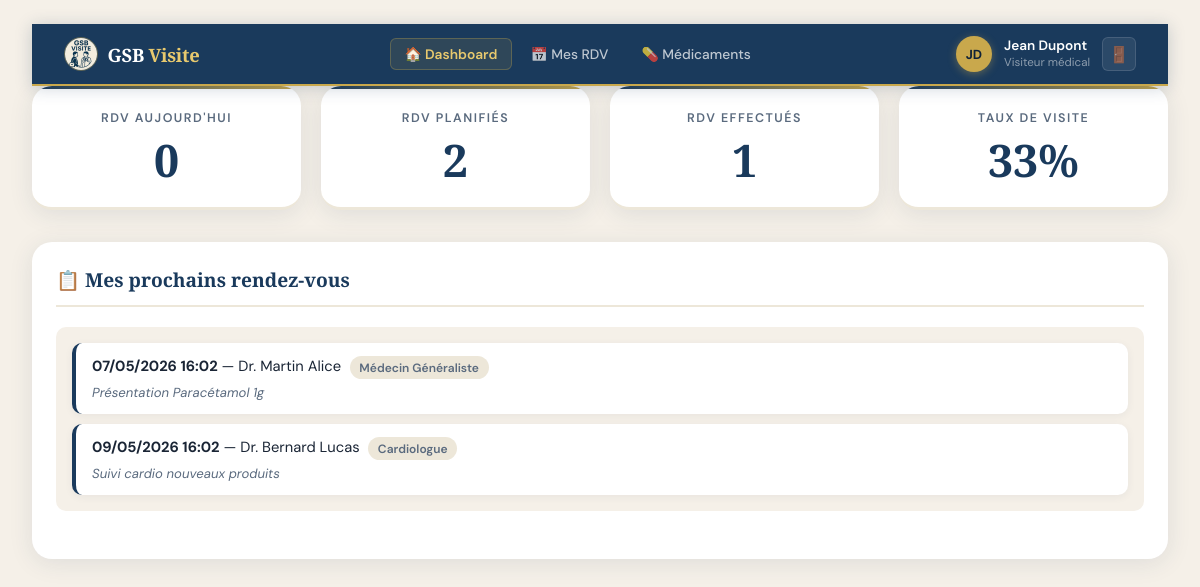
Page /index.php (signed in) on the committed database.
### tables this page shows
CREATE TABLE utilisateurs (
    id             INT AUTO_INCREMENT PRIMARY KEY,
    nom            VARCHAR(50)  NOT NULL,
    prenom         VARCHAR(50)  NOT NULL,
    email          VARCHAR(100) NOT NULL UNIQUE,
    mot_de_passe   VARCHAR(255) NOT NULL,
    role           ENUM('visiteur','delegue','chef') DEFAULT 'visiteur',
    region_id      INT NULL,
    responsable_id INT NULL,
    actif          TINYINT(1) DEFAULT 1,
    cree_le        TIMESTAMP DEFAULT CURRENT_TIMESTAMP,
    FOREIGN KEY (region_id)      REFERENCES regions(id)      ON DELETE SET NULL,
    FOREIGN KEY (responsable_id) REFERENCES utilisateurs(id) ON DELETE SET NULL
);

CREATE TABLE rendez_vous (
    id               INT AUTO_INCREMENT PRIMARY KEY,
    utilisateur_id   INT NOT NULL,
    professionnel_id INT NOT NULL,
    date_rdv         DATETIME NOT NULL,
    statut           ENUM('planifié','effectué','annulé') DEFAULT 'planifié',
    notes            TEXT,
    compte_rendu     TEXT,
    cree_le          TIMESTAMP DEFAULT CURRENT_TIMESTAMP,
    FOREIGN KEY (utilisateur_id)   REFERENCES utilisateurs(id)   ON DELETE CASCADE,
    FOREIGN KEY (professionnel_id) REFERENCES professionnels(id) ON DELETE CASCADE
);

CREATE TABLE professionnels (
    id        INT AUTO_INCREMENT PRIMARY KEY,
    code      VARCHAR(10)  NOT NULL UNIQUE,
    nom       VARCHAR(50)  NOT NULL,
    prenom    VARCHAR(50)  NOT NULL,
    metier    VARCHAR(100) NOT NULL,
    ville     VARCHAR(100) NOT NULL,
    adresse   TEXT,
    telephone VARCHAR(20),
    email     VARCHAR(150),
    region_id INT NULL,
    FOREIGN KEY (region_id) REFERENCES regions(id) ON DELETE SET NULL
);

### public/config.php (called while the page is built, shortened)
<?php
try {
    $pdo = new PDO(
        "mysql:host=" . DB_HOST . ";dbname=" . DB_NAME . ";charset=utf8mb4",
        DB_USER,
        DB_PASS,
        [
            PDO::ATTR_ERRMODE            => PDO::ERRMODE_EXCEPTION,
            PDO::ATTR_DEFAULT_FETCH_MODE => PDO::FETCH_ASSOC,
            PDO::ATTR_EMULATE_PREPARES   => false,
            PDO::MYSQL_ATTR_INIT_COMMAND => "SET NAMES utf8mb4"
        ]
    );
} catch (PDOException $e) {
    die("Erreur de connexion : " . $e->getMessage());
}
function isLoggedIn(): bool {
    return isset($_SESSION['user_id']);
}
function getCurrentUser(): ?array {
    global $pdo;
    $stmt = $pdo->prepare("SELECT u.*, r.nom as region_nom FROM utilisateurs u LEFT JOIN regions r ON u.region_id = r.id WHERE u.id = ?");
    $stmt->execute([$_SESSION['user_id']]);
    return $stmt->fetch() ?: null;
}
?>

### public/index.php (the view, shortened to what this page needs)
<?php
require_once __DIR__ . '/config.php';
$uid  = $_SESSION['user_id'];
$role = $_SESSION['user_role'] ?? 'visiteur';
if ($role === 'chef') {
    $nbVisiteurs      = $pdo->query("SELECT COUNT(*) FROM utilisateurs WHERE role='visiteur'")->fetchColumn();
    $nbDelegues       = $pdo->query("SELECT COUNT(*) FROM utilisateurs WHERE role='delegue'")->fetchColumn();
    $nbProfessionnels = $pdo->query("SELECT COUNT(*) FROM professionnels")->fetchColumn();
    $nbMedicaments    = $pdo->query("SELECT COUNT(*) FROM medicaments")->fetchColumn();
    $nbRdvTotal       = $pdo->query("SELECT COUNT(*) FROM rendez_vous")->fetchColumn();
    $nbRdvEffectues   = $pdo->query("SELECT COUNT(*) FROM rendez_vous WHERE statut='effectué'")->fetchColumn();
    $tauxGlobal       = $nbRdvTotal > 0 ? round($nbRdvEffectues / $nbRdvTotal * 100) : 0;
    $rdvAVenir = $pdo->query("
        SELECT r.*, p.nom as prof_nom, p.prenom as prof_prenom, p.metier,
               u.nom as vis_nom, u.prenom as vis_prenom
        FROM rendez_vous r
        JOIN professionnels p ON r.professionnel_id = p.id
        JOIN utilisateurs u ON r.utilisateur_id = u.id
        WHERE r.statut='planifié' AND r.date_rdv >= NOW()
        ORDER BY r.date_rdv ASC LIMIT 8
    ")->fetchAll();
} else {
    $stmt = $pdo->prepare("SELECT COUNT(*) FROM rendez_vous WHERE utilisateur_id=? AND statut='planifié'");
    $stmt->execute([$uid]); $nbPlanifies = $stmt->fetchColumn();
    $stmt = $pdo->prepare("SELECT COUNT(*) FROM rendez_vous WHERE utilisateur_id=? AND DATE(date_rdv)=CURDATE()");
    $stmt->execute([$uid]); $nbRdvAujourdhui = $stmt->fetchColumn();
    $stmt = $pdo->prepare("SELECT COUNT(*) FROM rendez_vous WHERE utilisateur_id=? AND statut='effectué'");
    $stmt->execute([$uid]); $nbEffectues = $stmt->fetchColumn();
    $stmt = $pdo->prepare("SELECT COUNT(*) FROM rendez_vous WHERE utilisateur_id=?");
    $stmt->execute([$uid]); $nbTotal = $stmt->fetchColumn();
    $tauxVisite = $nbTotal > 0 ? round($nbEffectues/$nbTotal*100) : 0;
    $stmt = $pdo->prepare("
        SELECT r.*, p.nom as prof_nom, p.prenom as prof_prenom, p.metier
        FROM rendez_vous r
        JOIN professionnels p ON r.professionnel_id=p.id
        WHERE r.utilisateur_id=? AND r.statut='planifié' AND r.date_rdv>=NOW()
        ORDER BY r.date_rdv ASC LIMIT 5
    ");
    $stmt->execute([$uid]); $rdvAVenir = $stmt->fetchAll();
}
?>
<!DOCTYPE html>
<html lang="fr">
<head>
    <link rel="stylesheet" href="style.css">
</head>
<body>
<div class="container">
    <?php include __DIR__ . '/header.php'; ?>
    <div class="stats-grid">
        <?php if ($role === 'chef'): ?>
            <div class="stat-card"><h3>Délégués</h3><div class="value"><?= $nbDelegues ?></div></div>
            <div class="stat-card"><h3>Visiteurs</h3><div class="value"><?= $nbVisiteurs ?></div></div>
            <div class="stat-card"><h3>Professionnels</h3><div class="value"><?= $nbProfessionnels ?></div></div>
            <div class="stat-card"><h3>Médicaments</h3><div class="value"><?= $nbMedicaments ?></div></div>
            <div class="stat-card"><h3>RDV total</h3><div class="value"><?= $nbRdvTotal ?></div></div>
            <div class="stat-card"><h3>Taux global</h3><div class="value"><?= $tauxGlobal ?>%</div></div>
        <?php else: ?>
            <div class="stat-card"><h3>RDV aujourd'hui</h3><div class="value"><?= $nbRdvAujourdhui ?></div></div>
            <div class="stat-card"><h3>RDV planifiés</h3><div class="value"><?= $nbPlanifies ?></div></div>
            <div class="stat-card"><h3>RDV effectués</h3><div class="value"><?= $nbEffectues ?></div></div>
            <div class="stat-card"><h3>Taux de visite</h3><div class="value"><?= $tauxVisite ?>%</div></div>
        <?php endif; ?>
    </div>
    <main>
        <section>
            <h2>
                <?= $role === 'chef' ? '📋 Prochains RDV (tous visiteurs)' : ($role === 'delegue' ? '📋 Prochains RDV de mon équipe' : '📋 Mes prochains rendez-vous') ?>
            </h2>
            <div class="agenda">
                <?php if (!empty($rdvAVenir)): ?>
                    <?php foreach ($rdvAVenir as $rdv): ?>
                        <div class="event">
                            <strong><?= date('d/m/Y H:i', strtotime($rdv['date_rdv'])) ?></strong>
                            <?php if ($role !== 'visiteur'): ?>
                                — <em><?= htmlspecialchars($rdv['vis_prenom'].' '.$rdv['vis_nom']) ?></em> →
                            <?php else: ?>—<?php endif; ?>
                            Dr. <?= htmlspecialchars($rdv['prof_nom'].' '.$rdv['prof_prenom']) ?>
                            <span class="badge-metier"><?= htmlspecialchars($rdv['metier']) ?></span>
                            <?php if ($rdv['notes']): ?>
                                <div class="event-notes"><?= htmlspecialchars($rdv['notes']) ?></div>
                            <?php endif; ?>
                        </div>
                    <?php endforeach; ?>
                <?php else: ?>
                    <p style="color:var(--text-muted); padding:1rem 0;">Aucun rendez-vous à venir.</p>
                <?php endif; ?>
            </div>
        </section>
    </main>
</div>
</body>
</html>

### public/header.php (shortened to what this page needs)
<?php
$user = getCurrentUser();
$role = $_SESSION['user_role'] ?? 'visiteur';
$currentPage = $_GET['page'] ?? 'dashboard';
?>
<div class="topbar">
    <div class="topbar-inner">
        <a href="index.php" class="topbar-brand">
            <img src="logo.png" alt="GSB" class="topbar-logo">
            <span class="topbar-brand-name">GSB <em>Visite</em></span>
        </a>
        <nav class="topbar-nav">
            <a href="index.php" class="topbar-link <?= $currentPage === 'dashboard' ? 'active' : '' ?>">🏠 Dashboard</a>
            <?php if ($role === 'visiteur'): ?>
                <a href="index.php?page=rendez_vous" class="topbar-link <?= $currentPage === 'rendez_vous' ? 'active' : '' ?>">📅 Mes RDV</a>
                <a href="index.php?page=medicaments" class="topbar-link <?= $currentPage === 'medicaments' ? 'active' : '' ?>">💊 Médicaments</a>
            <?php endif; ?>
        </nav>
        <div class="topbar-user">
            <div class="topbar-avatar">
                <?= strtoupper(substr($user['prenom'] ?? 'U', 0, 1) . substr($user['nom'] ?? 'N', 0, 1)) ?>
            </div>
            <div class="topbar-user-info">
                <span class="topbar-user-name"><?= htmlspecialchars($user['prenom'] ?? '') ?> <?= htmlspecialchars($user['nom'] ?? '') ?></span>
                <span class="topbar-user-role"><?= $role === 'chef' ? 'Chef régional' : ($role === 'delegue' ? 'Délégué régional' : 'Visiteur médical') ?></span>
            </div>
            <a href="index.php?page=logout" class="topbar-logout" title="Déconnexion">🚪</a>
        </div>
    </div>
</div>

### rows in the picture
utilisateurs: prenom+nom "JD", prenom "Jean", nom "Dupont"
rendez_vous: date_rdv "07/05/2026 16:02", professionnel.prenom "Martin Alice", professionnel.metier "Médecin Généraliste", notes "Présentation Paracétamol 1g"
rendez_vous: date_rdv "09/05/2026 16:02", professionnel.prenom "Bernard Lucas", professionnel.metier "Cardiologue", notes "Suivi cardio nouveaux produits"

### other values in the picture
$nbRdvAujourdhui "0"
$nbPlanifies "2"
$nbEffectues "1"
$tauxVisite "33"
